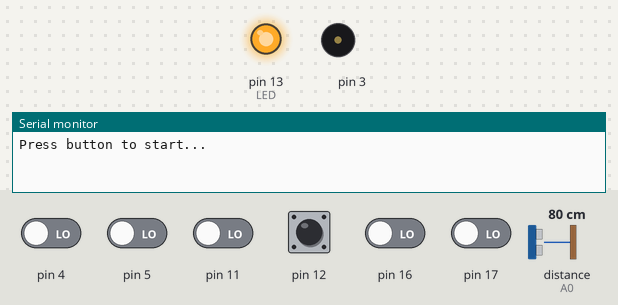
The program below on a simulated Arduino Uno, built with avr-gcc and run on an emulated ATmega328P. Shown: output pins drawn as LEDs (lit = HIGH), buzzer (waves = sounding), the last lines printed to the serial monitor. The inputs (shaded band) are chosen by the test bench; at power-on: pin 12 HIGH, pin 4, pin 5, pin 11, pin 16, pin 17 LOW, distance to the obstacle (sensor on A0) 80 cm.

Above: at 0.8 s.
0.9 s: pin 12 pulled LOW for 0.15 s
At 5.1 s:
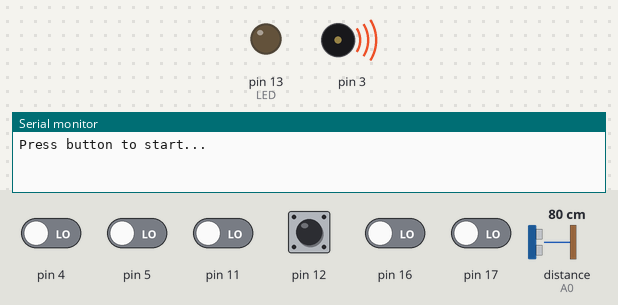
At 6.7 s:
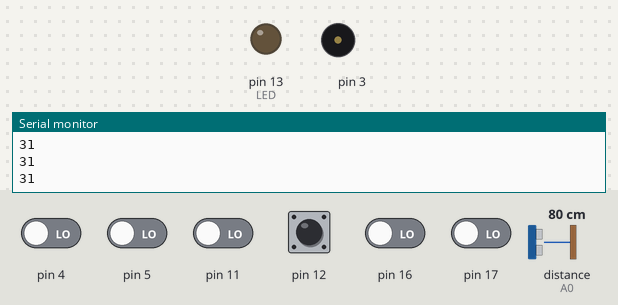
Timing chart, 0 to 8.2 s (numbered marks = the images above; inputs shaded):
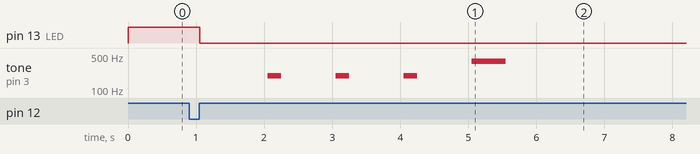

The program:

main.cpp
```cpp
#include <Arduino.h>
#include <Wire.h>
#include <ZumoShield.h>
#include <SharpIR.h>
#include "ZumoChallenge.h"

#define LED 13                  // I/O Yellow LED
#define QTR_THRESHOLD     1500  // microseconds
#define REVERSE_SPEED     200   // 0 is stopped, 400 is full speed
#define TURN_SPEED        200
#define FORWARD_SPEED     200
#define REVERSE_DURATION  200 // ms
#define TURN_DURATION     300 // ms
#define NUM_SENSORS       6
#define SHARP_IR_PIN      A0
#define SHARP_MODEL       SharpIR::GP2Y0A41SK0F // SHARP_IR MODEL_GP2D12

// Initialize Zumo
ZumoBuzzer buzzer;
ZumoMotors motors;
Pushbutton button(ZUMO_BUTTON);             // Start Zumo - pushbutton on pin 12
unsigned int sensor_values[NUM_SENSORS];    // Define # of Sensors or Eyes
ZumoReflectanceSensorArray sensors(QTR_NO_EMITTER_PIN); // Initialize Reflectance Sensors
SharpIR sensor(SHARP_MODEL, SHARP_IR_PIN);

// Push Button
void waitForButtonAndCountDown(){

  // Initialize CountDown
  digitalWrite(LED, HIGH);  // Turn Yellow LED ON
  button.waitForButton();   // Wait for Button on Pin 12
  digitalWrite(LED, LOW);   // Turn Yellow LED OFF

  // Play CountDown Sound
  for (int i = 0; i < 3; i++){
    delay(1000);
    buzzer.playNote(NOTE_G(3), 200, 15);
  }

  // Play GO! Sound
  delay(1000);
  buzzer.playNote(NOTE_G(4), 500, 15);
  delay(1000);
}

// Define workspace
void setup(){

  pinMode(LED, OUTPUT);
  Serial.begin(9600);

  Serial.println("Press button to start...");
  waitForButtonAndCountDown();

  Serial.println("Reading reflectance sensors...");
}

// Define Robot Behavior
void loop(){

  // Read from Reflectance Eye Sensors
  sensors.read(sensor_values);

  int distance = sensor.getDistance(); //Calculate the distance in centimeters and store the value in a variable
  Serial.println( distance ); //Print the value to the serial monitor


  // showReflectanceSensor();

  // // Check for Button Press (Emergency Stop)
  // if (button.isPressed()){
  //   motors.setSpeeds(0, 0);
  //   button.waitForRelease();
  //   waitForButtonAndCountDown();
  // }

  // if (sensor_values[0] > QTR_THRESHOLD){
  //   // if leftmost sensor detects line, reverse and turn to the right
  //   motors.setSpeeds(-REVERSE_SPEED, -REVERSE_SPEED);
  //   delay(REVERSE_DURATION);
  //   motors.setSpeeds(TURN_SPEED, -TURN_SPEED);
  //   delay(TURN_DURATION);
  //   motors.setSpeeds(FORWARD_SPEED, FORWARD_SPEED);
  // }
  // else if (sensor_values[5] > QTR_THRESHOLD){
  //   // if rightmost sensor detects line, reverse and turn to the left
  //   motors.setSpeeds(-REVERSE_SPEED, -REVERSE_SPEED);
  //   delay(REVERSE_DURATION);
  //   motors.setSpeeds(-TURN_SPEED, TURN_SPEED);
  //   delay(TURN_DURATION);
  //   motors.setSpeeds(FORWARD_SPEED, FORWARD_SPEED);
  // }
  // else{
  //   // otherwise, go straight
  //   motors.setSpeeds(FORWARD_SPEED, FORWARD_SPEED);
  // }

}
```

ZumoChallenge.h
```cpp
#ifndef ZUMO_CHALLENGE_H
#define ZUMO_CHALLENGE_H

#include <Arduino.h>
#include <ZumoShield.h>
#include <SharpIR.h>

// ========== CONSTANTS ==========
#define LED                 13
#define QTR_THRESHOLD     1500
#define REVERSE_SPEED      200
#define TURN_SPEED         200
#define FORWARD_SPEED      200
#define REVERSE_DURATION   200
#define TURN_DURATION      300
#define NUM_SENSORS          6
#define SHARP_IR_PIN        A0
#define SHARP_MODEL    SharpIR::GP2Y0A41SK0F // SHARP_IR MODEL_GP2D12


// ========== EXTERNAL OBJECTS ==========
extern ZumoBuzzer buzzer;
extern ZumoMotors motors;
extern Pushbutton button;
extern ZumoReflectanceSensorArray sensors;
extern unsigned int sensor_values[NUM_SENSORS];

// ========== FUNCTION DECLARATIONS ==========
void RobotInitialize() {
  digitalWrite(LED, HIGH);
  button.waitForButton();
  digitalWrite(LED, LOW);

  // Countdown "beeps"
  for (int i = 0; i < 3; i++) {
    delay(1000);
    buzzer.playNote(NOTE_G(3), 200, 15);
  }

  // "GO!" beep
  delay(1000);
  buzzer.playNote(NOTE_G(4), 500, 15);
  delay(1000);
}

unsigned int* getReflectanceSensor() {
  sensors.read(sensor_values);
  return sensor_values;
}

void showReflectanceSensor() {
  Serial.print("Sensors: ");
  for (int i = 0; i < NUM_SENSORS; i++) {
    Serial.print(sensor_values[i]);
    if (i < NUM_SENSORS - 1)
      Serial.print(", ");
  }
  Serial.println();
}

#endif
```

Measured:
- after the input at 0.9 s, pin 13 (LED): HIGH → LOW after 0.15 s; tone on pin 3: plays 195 Hz for 0.20 s, 195 Hz for 0.20 s, 195 Hz for 0.20 s, 391 Hz for 0.50 s, starting after 1.2 s
